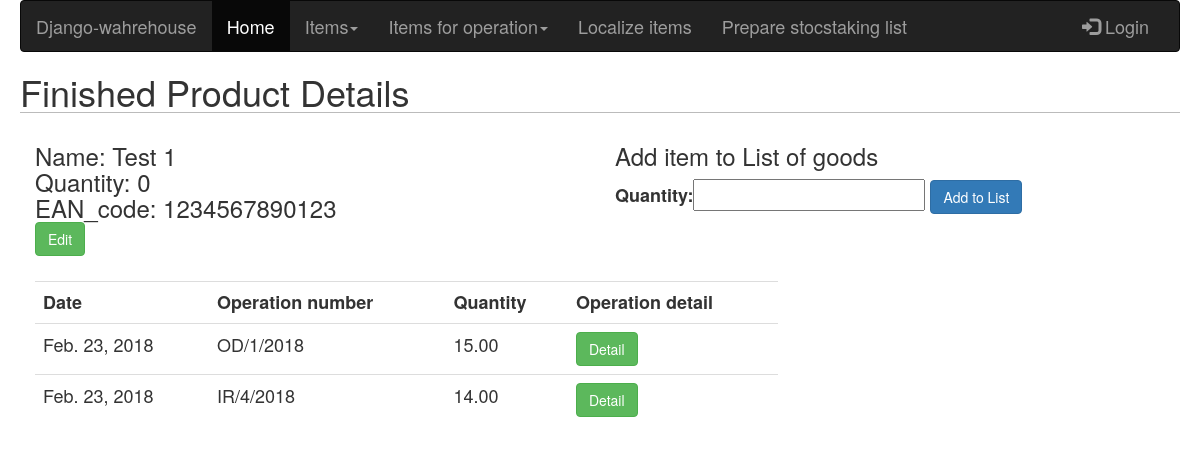
Before: /warehouse/finishedproduct/test-1/details/ with the older database file.
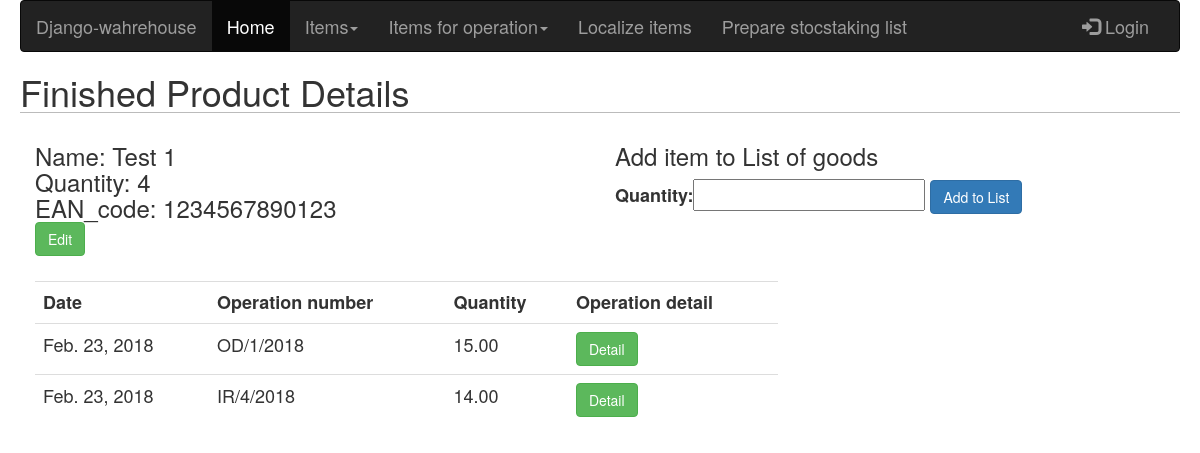
After: the same page with the newer database file.
### warehouse/models.py (models this page shows, shortened)
class FinishedProduct(models.Model):
    name = models.CharField(max_length=255)
    slug = models.SlugField(blank=True)
    price = models.FloatField()
    quantity = models.PositiveIntegerField(default=0)
    EAN_code = models.CharField(max_length=13, default=0)

### warehouse/views.py (the view)
# urls.py: url(r'^finishedproduct/(?P<slug>[-\w]+)/details/$', finished_product_details, name='finished_item_details'),
def finished_product_details(request, slug):
    item = FinishedProduct.objects.get(slug=slug)
    list_of_goods_item_form = AddItemToListGoodsForm()
    operations = OperationFinishedProduct.objects.filter(item=item).order_by('-operation__created')
    return render(request, 'products_html/finished_product_details.html',
                  {'item': item,'add_item_form': list_of_goods_item_form, 'operations': operations})

### list_of_goods/forms.py
class AddItemToListGoodsForm(forms.Form):
    quantity = forms.FloatField()
    update = forms.BooleanField(required=False, initial=False, widget=forms.HiddenInput)

### warehouse/templates/products_html/finished_product_details.html (shortened to what this page needs)
{% extends "base.html" %}
{% block content %}
    <h1> Finished Product Details</h1>
     <div class="form-group col-sm-6">
        <h3> Name: {{ item.name }} <br>
        Quantity: {{ item.quantity }} <br>
        EAN_code: {{ item.EAN_code }} <br>
        <input class="btn btn-success" type="button" value="Edit" onclick="location.href='{% url 'finished_item_edit' item.slug %}'"></h3>
     </div>
    <div class="form-group col-sm-6">
        <h3>Add item to List of goods</h3>
        <form action="{% url 'list_finished_product_add' item.id %}" method="post">
            {{ add_item_form }}
            <input class="btn btn-primary" type="submit" value="Add to List">
        </form>
    </div>
    {% if operations %}
    <div class="form-group col-sm-12 col-md-8">
        <table class="table table-hover">
            <tr>
                <th>Date</th>
                <th>Operation number</th>
                <th>Quantity</th>
                <th>Operation detail</th>
            </tr>
            {% for operation in operations %}
                <tr>
                    <td>{{ operation.operation.created }}</td>
                    <td>{{ operation.operation.operation_number }}</td>
                    <td>{{ operation.quantity }}</td>
                    <td><input class="btn btn-success" type="button" value="Detail" onclick="location.href='{% url 'operation_detail' operation.operation.operation_number %}'"></td>
                </tr>
            {% endfor %}
        </table>
    </div>
    {% endif %}
{%  endblock %}

Changed rows visible on the page:
changed FinishedProduct "Test 1": quantity "0" → "4"
